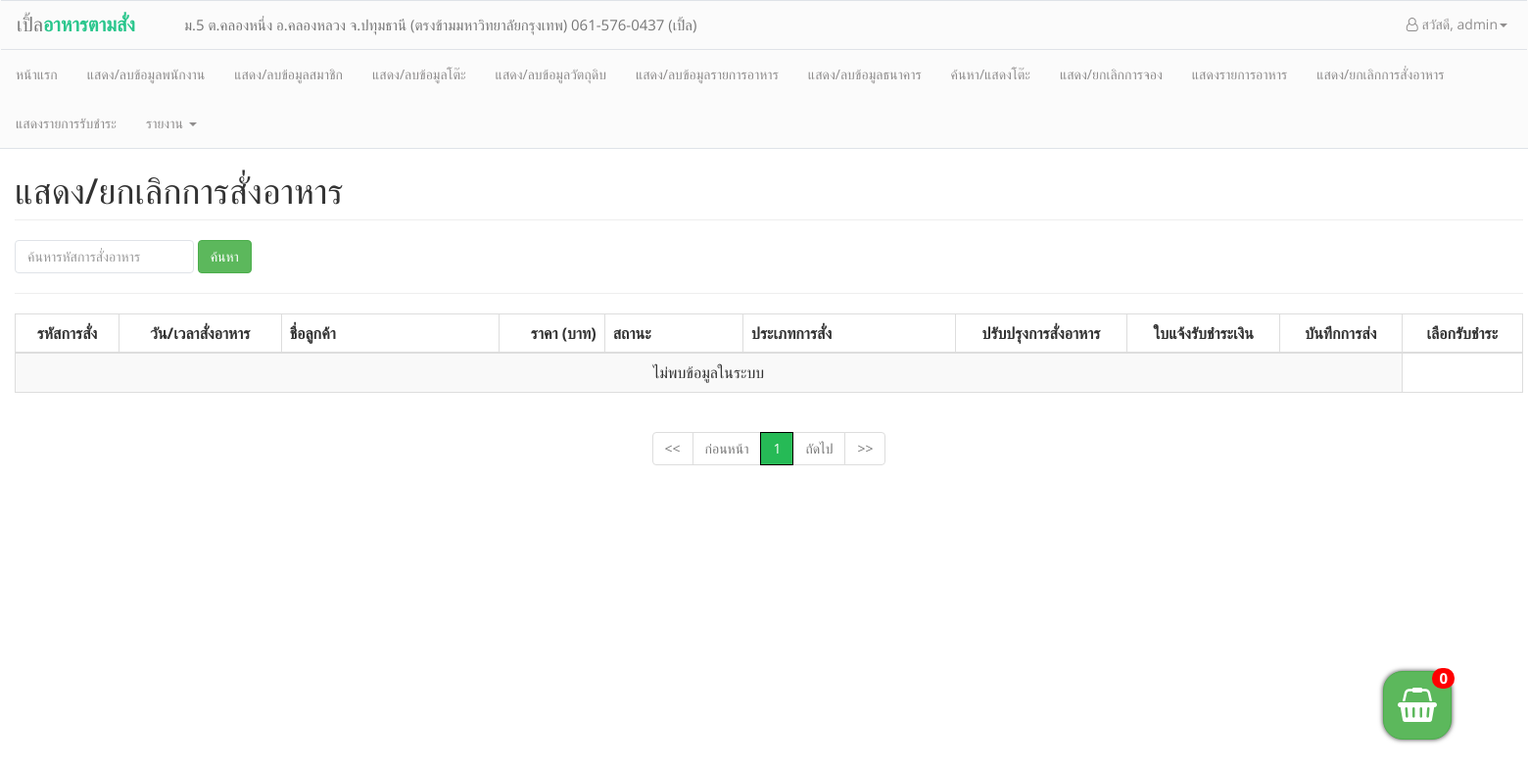
/admin/staff_order_history.php (signed in), run on an earlier commit of the app's database.
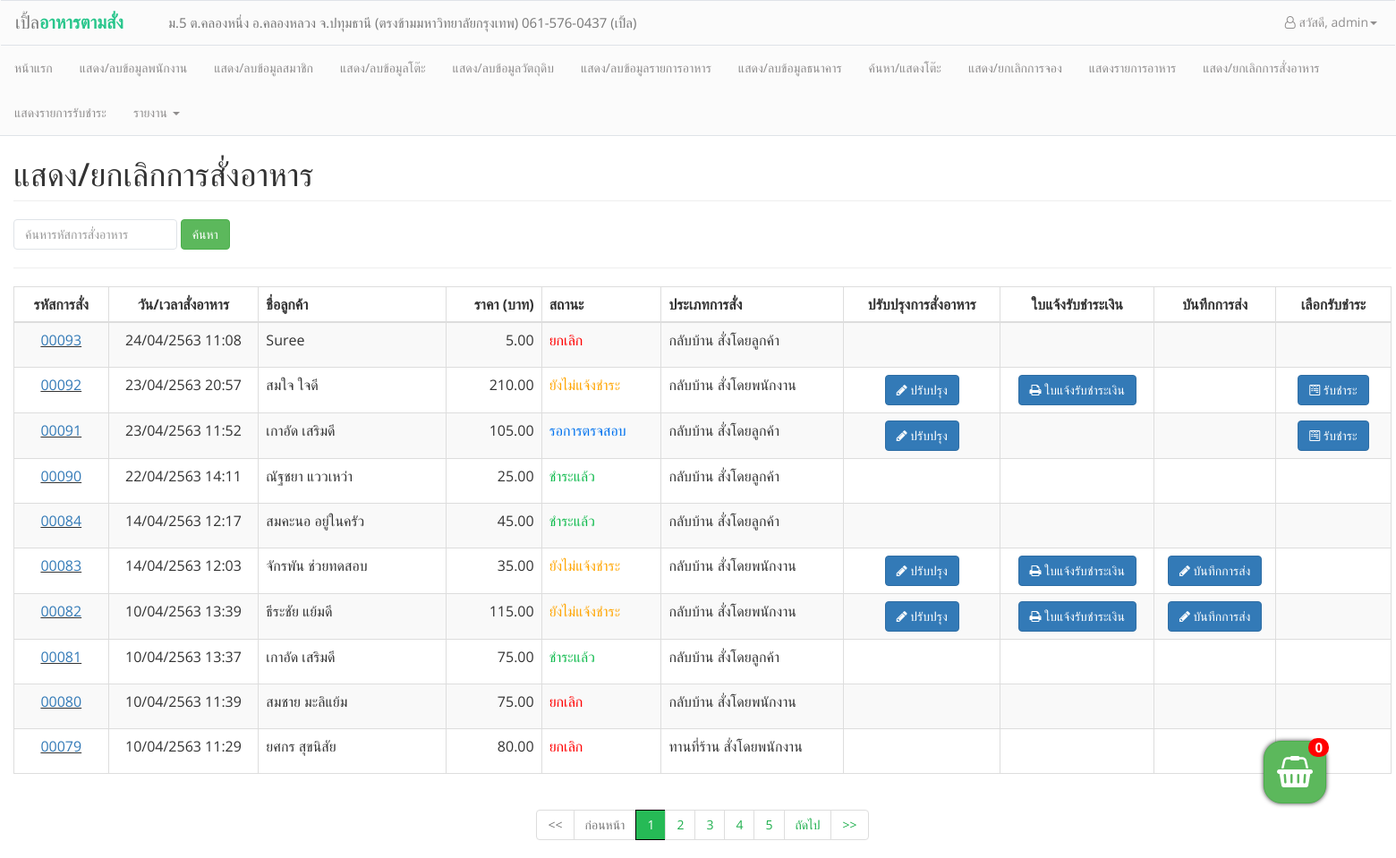
And on a later commit of the database.
### tables this page shows
CREATE TABLE `orders` (
  `orderid` int(5) unsigned zerofill NOT NULL AUTO_INCREMENT COMMENT 'รหัสการสั่ง',
  `orderdate` datetime NOT NULL COMMENT 'วัน/เวลาที่สั่ง',
  `order_date_tobedelivery` date NOT NULL COMMENT 'วันกำหนดส่ง',
  `order_time_tobedelivery` time NOT NULL COMMENT 'เวลากำหนดส่ง',
  `order_date_delivered` date NOT NULL COMMENT 'วันที่ส่ง',
  `order_time_delivered` time NOT NULL COMMENT 'เวลาส่ง',
  `order_delivery_place` varchar(100) NOT NULL COMMENT 'สถานที่ส่ง',
  `order_status` int(1) NOT NULL COMMENT 'สถานะการสั่ง',
  `order_type` int(1) NOT NULL COMMENT 'ประเภทการสั่ง',
  `order_totalprice` float(7,2) NOT NULL COMMENT 'ราคารวม',
  `order_evidence` varchar(100) NOT NULL COMMENT 'หลักฐานการชำระ',
  `order_evidence_date` datetime NOT NULL,
  `tables_no` int(5) DEFAULT NULL,
  `payno` int(5) unsigned zerofill DEFAULT NULL,
  `payno_cancel` int(5) unsigned zerofill DEFAULT NULL COMMENT 'ใบเสร็จที่ถูกยกเลิก',
  `cusid` int(5) NOT NULL,
  `reserv_id` int(5) unsigned zerofill DEFAULT NULL,
  PRIMARY KEY (`orderid`),
  KEY `tables_no` (`tables_no`),
  KEY `bill_no` (`payno`),
  KEY `cusid` (`cusid`),
  KEY `reserv_id` (`reserv_id`),
  KEY `payno_cancel` (`payno_cancel`),
  CONSTRAINT `orders_ibfk_1` FOREIGN KEY (`cusid`) REFERENCES `customers` (`cusid`),
  CONSTRAINT `orders_ibfk_2` FOREIGN KEY (`tables_no`) REFERENCES `tables` (`tables_no`),
  CONSTRAINT `orders_ibfk_4` FOREIGN KEY (`payno`) REFERENCES `payment` (`payno`),
  CONSTRAINT `orders_ibfk_5` FOREIGN KEY (`reserv_id`) REFERENCES `reservations` (`reserv_id`),
  CONSTRAINT `orders_ibfk_6` FOREIGN KEY (`payno_cancel`) REFERENCES `payment` (`payno`)
);

CREATE TABLE `customers` (
  `cusid` int(5) NOT NULL AUTO_INCREMENT,
  `cus_name` varchar(50) NOT NULL,
  `cus_user` varchar(20) NOT NULL,
  `cus_birth` date DEFAULT NULL,
  `cus_tel` varchar(15) NOT NULL,
  `cus_email` varchar(30) NOT NULL,
  `cus_status` int(1) NOT NULL,
  `cus_password` char(40) NOT NULL,
  `cus_postnum` varchar(5) NOT NULL,
  `cus_address` varchar(100) NOT NULL,
  PRIMARY KEY (`cusid`)
);

### conf/function.php (called while the page is built, shortened)
<?php
function dt_tothaiyear($dates)
{
    $date = date("d-m-Y H:i", strtotime($dates));
    $d1 = substr($date, 0, 2);
    $m1 = substr($date, 3, 2);
    $y = substr($date, 6, 4);
    $y1 = $y + 543;
    $time = substr($date, 11, 6);
    if ($date == "") {
        return "";
    } else {
        return $d1 . "/" . $m1 . "/" . $y1 . " " . $time;
    }
}

### admin/staff_order_history.php (the view, shortened to what the changed rows need)
<head>
</head>
<body>
    <?php
    include("conf/header_admin.php");
    include("../conf/function.php");
    $strKeyword = null;
    ?>
    <div class="container" style="padding-top: 135px; width:1570px">
        <h1 class="page-header text-left">แสดง/ยกเลิกการสั่งอาหาร</h1>
        <div class="table-responsive">
            <table class="table table-striped table-bordered" align="center">
                <thead>
                    <th style="text-align:center; width:120px;">รหัสการสั่ง</th>
                    <th style="text-align: center; width:190px;">วัน/เวลาสั่งอาหาร</th>
                    <th style="width:260px;">ชื่อลูกค้า</th>
                    <th style="text-align:right; width:120px;">ราคา (บาท)</th>
                    <th style="text-align:left; width:160px;">สถานะ</th>
                    <th style="text-align:left; width:250px;">ประเภทการสั่ง</th>
                    <th style="text-align:center; width:200px;">ปรับปรุงการสั่งอาหาร</th>
                    <th style="text-align:center; width:180px;">ใบแจ้งรับชำระเงิน</th>
                    <th style="text-align:center; width:140px;">บันทึกการส่ง</th>
                    <th style="text-align:center; width:140px;">เลือกรับชำระ</th>
                </thead>
                <?php
                include('../conf/connection.php');
                $sql = "SELECT * FROM orders WHERE orderid LIKE '%" . $strKeyword . "%'";
                $query = mysqli_query($link, $sql);
                $num_rows = mysqli_num_rows($query);
                $per_page = 10;
                $page  = 1;
                $next_page = $page + 1;
                $row_start = ($page - 1) * $per_page;
                if ($num_rows <= $per_page) {
                    $num_pages = 1;
                } else if (($num_rows % $per_page) == 0) {
                    $num_pages = ($num_rows / $per_page);
                } else {
                    $num_pages = ($num_rows / $per_page) + 1;
                    $num_pages = (int) $num_pages;
                }
                $row_end = $per_page;
                if ($row_end > $num_rows) {
                    $row_end = $num_rows;
                }
                $sql .= " ORDER BY orderid DESC LIMIT $row_start ,$row_end ";
                $query = mysqli_query($link, $sql);
                if ($num_rows > 0) {
                    while ($result = mysqli_fetch_array($query, MYSQLI_ASSOC)) {
                        $q_cus = mysqli_query($link, "SELECT cus_name FROM customers WHERE cusid = '" . $result['cusid'] . "'");
                        $cus_data = mysqli_fetch_assoc($q_cus);
                        switch ($result['order_status']) {
                            case 0:
                                $order_status = "<span style='color:orange'>ยังไม่แจ้งชำระ</span>";
                                break;
                            case 1:
                                $order_status = "<span style='color:#0072EE'>รอการตรจสอบ</span>";
                                break;
                            case 2:
                                $order_status = "<span style='color:#12BB4F'>ชำระแล้ว</span>";
                                break;
                            case 3:
                                $order_status = "<span style='color:red;'>ยกเลิก</span>";
                                break;
                        }
                        switch ($result['order_type']) {
                            case 0:
                                $order_type = "กลับบ้าน สั่งโดยพนักงาน";
                                break;
                            case 1:
                                $order_type = "ทานที่ร้าน สั่งโดยพนักงาน";
                                break;
                            case 2:
                                $order_type = "กลับบ้าน สั่งโดยลูกค้า";
                                break;
                        } ?>
                        <tr height="50px;">
                            <td align="center"><u><a href="order_detailed.php?oid=<?= $result['orderid'] ?>"><?= $result["orderid"]; ?></a></u></td>
                            <td align="center"> <?= dt_tothaiyear($result['orderdate']) ?></td>
                            <td><?= $cus_data['cus_name'] ?></td>
                            <td align="right"> <?= number_format($result["order_totalprice"], 2) ?></td>
                            <td><?= $order_status ?></td>
                            <td align="left">
                                <?= $order_type ?>
                            </td>
                            <td align="center">
                                <?php if ($result['order_status'] == 0 || $result['order_status'] == 1) { ?>
                                    <a href="order_edit.php?oid=<?= $result['orderid'] ?>" class="btn btn-primary"><i class="fa fa-pencil"></i> ปรับปรุง</a></td>
                        <?php } ?>
                        </td>
                        <td align="center">
                            <?php
                            if (($result['order_type'] == 0) && ($result['order_status'] == 0)) {
                            ?>
                                <a href="bill_order.php?oid=<?= $result['orderid'] ?>" class="btn btn-primary" target="_blank"><i class="fa fa-print"></i> ใบแจ้งรับชำระเงิน</a></td>
                    <?php
                            }
                    ?>
                    </td>
                    <td align="center">
                        <?php
                        if ($result['order_status'] != 3) {
                            if ($result['order_type'] == "0" && $result['order_date_delivered'] == "0000-00-00") {
                        ?>
                                <a href="staff_checkout_delivery.php?oid=<?= $result['orderid'] ?>" class="btn btn-primary"><i class="fa fa-pencil"></i> บันทึกการส่ง</a>
                            <?php
                            } elseif (($result['order_type'] == "2" && $result['order_date_delivered'] == "0000-00-00") && ($result['payno'] != NUll)) {
                            ?>
                                <a href="staff_checkout_delivery.php?oid=<?= $result['orderid'] ?>" class="btn btn-primary"><i class="fa fa-pencil"></i> บันทึกการส่ง</a>
                        <?php
                            }
                        }
                        ?>
                    </td>
                    <td align="center">
                        <?php if ($result['order_status'] != 3 && $result['order_status'] != 2) {
                            if ($result['order_type'] == 2 && $result['order_status'] == 1) {
                        ?>
                                <a href="staff_add_list_pay.php?oid=<?= $result['orderid'] ?>" class="btn btn-primary"><i class="fa fa-wpforms"></i> รับชำระ</a></td>
                    <?php
                            } else {
                                if ($result['order_type'] == 0 && $result['order_date_delivered'] != "0000-00-00") {
                    ?>
                        <a href="staff_add_list_pay.php?oid=<?= $result['orderid'] ?>" class="btn btn-primary"><i class="fa fa-wpforms"></i> รับชำระ</a></td>
                    <?php
                                } elseif ($result['order_type'] == 1) {
                    ?>
                        <a href="staff_add_list_pay.php?oid=<?= $result['orderid'] ?>" class="btn btn-primary"><i class="fa fa-wpforms"></i> รับชำระ</a></td>
            <?php
                                }
                            }
                        }
            ?>
            </td>
                        </tr>
                <?php }
                } else {
                    echo '
            <tr>
                <td colspan="9" align="center">ไม่พบข้อมูลในระบบ</td>
            </tr>
        ';
                }
                ?>
            </table>
        </div>
        <nav aria-label="Page navigation example" class="navbar-center">
            <div class="text-center">
                <ul class="pagination">
                    <?php
                    $total_pagination = 5;
                    $high = floor($total_pagination / 2);
                    $low = "-" . $high;
                    if (($page + $high) > $num_pages) {
                        $y = $num_pages + $low;
                    } elseif (($page - $high) < 1) {
                        $y =  $total_pagination;
                    } else {
                        $y = $total_pagination;
                    }
                    if ($page > 4) {
                        if ($page >= $total_pagination - 3) {
                            $offset = 3;
                            for ($i = $low; $i <= $high; $i++) {
                                if (($page + $high) <= $num_pages) {
                                    if ($page + $i == $page) {
                                        echo '<li class="page-item active"><a href="#">' . ($page + $i) . '</a></li>';
                                    } else {
                                        echo "<li class='page-item n'><a href='$_SERVER[SCRIPT_NAME]?Page=" . ($page + $i) . "&search_orders=$strKeyword'>" . ($page + $i) . "</a>" . '</li>';
                                    }
                                } else {
                                    if ($page == $num_pages) {
                                        $offset = $num_pages - ($num_pages - 4);
                                    }
                                    for ($i = 0; $i <= 2, (($page - $offset) <= $num_pages); $i++) {
                                        if ($page - $offset == $page) {
                                            echo '<li class="page-item active"><a href="#">' . ($page - $offset) . '</a></li>';
                                        } else {
                                            echo "<li class='page-item n'><a href='$_SERVER[SCRIPT_NAME]?Page=" . ($page - $offset) . "&search_orders=$strKeyword'>" . ($page - $offset) . "</a>" . '</li>';
                                        }
                                        $offset--;
                                    }
                                }
                            }
                        } else {
                            for ($i = 1; $i <= $y; $i++) {
                                if ($i == $page) {
                                    echo '<li class="page-item active"><a href="#">' . $i . '</a></li>';
                                } else {
                                    echo "<li class='page-item n'><a href='$_SERVER[SCRIPT_NAME]?Page=$i&search_orders=$strKeyword'>$i</a>" . '</li>';
                                }
                            }
                        }
                    } else {
                        for ($i = 1; $i <= (($num_pages < 5) ? $num_pages : "5"); $i++) {
                            if ($i != $page) {
                                echo "<li class='page-item n'><a href='$_SERVER[SCRIPT_NAME]?Page=$i&search_orders=$strKeyword'>$i</a>" . '</li>';
                            } else {
                                echo '<li class="page-item active"><a href="#">' . $i . '</a></li>';
                            }
                        }
                    }
                    if ($page != $num_pages) {
                        echo '<li class="page-item n">' . " <a href='$_SERVER[SCRIPT_NAME]?Page=$next_page&search_orders=$strKeyword'>ถัดไป</a></li>";
                    } else {
                        echo '<li class="page-item disabled">' . "<a href ='#'>ถัดไป</a></li> ";
                    }
                    if ($page == $num_pages) {
                        echo '<li class="page-item disabled">' . " <a href='#'>>></a></li>";
                    } else {
                        echo '<li class="page-item n">' . " <a href='$_SERVER[SCRIPT_NAME]?Page=" . $num_pages . "&search_orders=$strKeyword'>>></a></li>";
                    }
                    ?>
            </div>
        </nav>
    </div>
</body>

What changed in the data, as far as the page shows it:
added orders: orderid "00093", orderdate "24/04/2563 11:08", cusid.cus_name "Suree", order_totalprice "5.00", order_status "ยกเลิก", order_type "กลับบ้าน สั่งโดยลูกค้า"
added orders: orderid "00092", orderdate "23/04/2563 20:57", cusid.cus_name "สมใจ ใจดี", order_totalprice "210.00", order_status "ยังไม่แจ้งชำระ", order_type "กลับบ้าน สั่งโดยพนักงาน"
added orders: orderid "00091", orderdate "23/04/2563 11:52", cusid.cus_name "เกาอัด เสริมดี", order_totalprice "105.00", order_status "รอการตรจสอบ", order_type "กลับบ้าน สั่งโดยลูกค้า"
added orders: orderid "00090", orderdate "22/04/2563 14:11", cusid.cus_name "ณัฐชยา แววเหว่า", order_totalprice "25.00", order_status "ชำระแล้ว", order_type "กลับบ้าน สั่งโดยลูกค้า"
added orders: orderid "00084", orderdate "14/04/2563 12:17", cusid.cus_name "สมคะนอ อยู่ในครัว", order_totalprice "45.00", order_status "ชำระแล้ว", order_type "กลับบ้าน สั่งโดยลูกค้า"
added orders: orderid "00083", orderdate "14/04/2563 12:03", cusid.cus_name "จักรพัน ช่วยทดสอบ", order_totalprice "35.00", order_status "ยังไม่แจ้งชำระ", order_type "กลับบ้าน สั่งโดยพนักงาน"
added orders: orderid "00082", orderdate "10/04/2563 13:39", cusid.cus_name "ธีระชัย แย้มดี", order_totalprice "115.00", order_status "ยังไม่แจ้งชำระ", order_type "กลับบ้าน สั่งโดยพนักงาน"
added orders: orderid "00081", orderdate "10/04/2563 13:37", cusid.cus_name "เกาอัด เสริมดี", order_totalprice "75.00", order_status "ชำระแล้ว", order_type "กลับบ้าน สั่งโดยลูกค้า"
added orders: orderid "00080", orderdate "10/04/2563 11:39", cusid.cus_name "สมชาย มะลิแย้ม", order_totalprice "75.00", order_status "ยกเลิก", order_type "กลับบ้าน สั่งโดยพนักงาน"
added orders: orderid "00079", orderdate "10/04/2563 11:29", cusid.cus_name "ยศกร สุขนิสัย", order_totalprice "80.00", order_status "ยกเลิก", order_type "ทานที่ร้าน สั่งโดยพนักงาน"
Also different on the page:
new list line: "2"
new list line: "3"
new list line: "4"
new list line: "5"
text no longer shown: "ไม่พบข้อมูลในระบบ"
